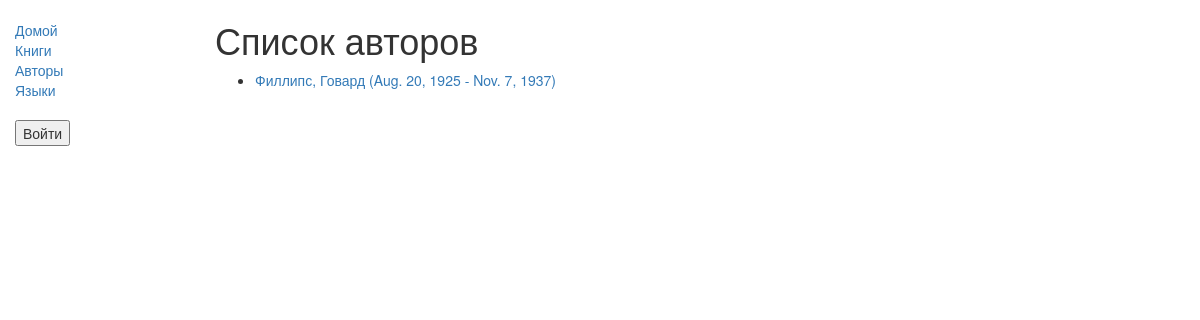
The app's page /catalog/authors/, older data.
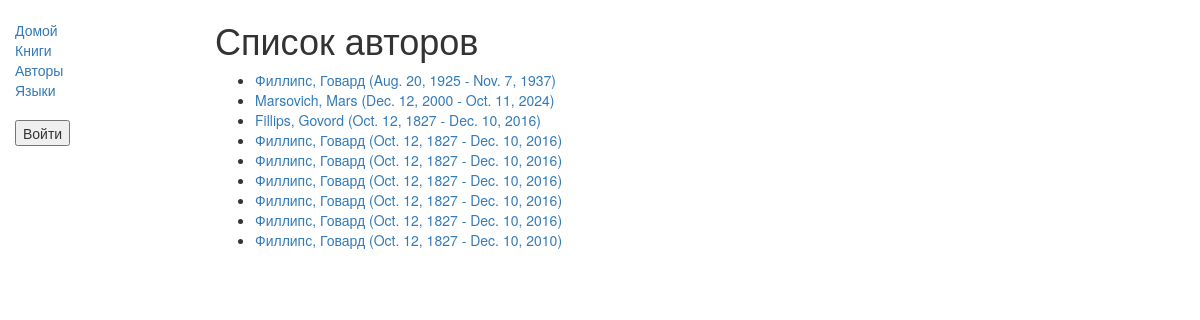
The same page, newer data.
### catalog/models.py (models this page shows)
class Author(models.Model):
    first_name = models.CharField(max_length=100)
    last_name = models.CharField(max_length=100)
    date_of_birth = models.DateField(null=True, blank=True)
    date_of_death = models.DateField('Died', null=True, blank=True)
    def get_absolute_url(self):
        return reverse('author-detail', args=[str(self.id)])
    def __str__(self):
        return '%s, %s' % (self.last_name, self.first_name)

### catalog/views.py (the view)
# urls.py: path('authors/', views.AuthorListView.as_view(), name='authors'),
class AuthorListView(generic.ListView):
    model = Author

### catalog/templates/catalog/author_list.html
{% extends "base_generic.html" %}
{% block content %}
<h1>Список авторов</h1>
{% if author_list %}
  <ul>
  {% for author in author_list %}
    <li>
      <a href="{{ author.get_absolute_url }}">
      {{ author }} ({{author.date_of_birth}} - {% if author.date_of_death %}{{author.date_of_death}}{% endif %})
      </a>
    </li>
  {% endfor %}
 </ul>
{% else %}
  <p>Нет доступных авторов.</p>
{% endif %}
{% endblock %}

Row changes from the older to the newer data that the page shows:
added Author: last_name+first_name "Marsovich, Mars", date_of_birth "Dec. 12, 2000", date_of_death "Oct. 11, 2024"
added Author: last_name+first_name "Fillips, Govord", date_of_birth "Oct. 12, 1827", date_of_death "Dec. 10, 2016"
added Author: last_name+first_name "Филлипс, Говард", date_of_birth "Oct. 12, 1827", date_of_death "Dec. 10, 2016"
added Author: last_name+first_name "Филлипс, Говард", date_of_birth "Oct. 12, 1827", date_of_death "Dec. 10, 2016"
added Author: last_name+first_name "Филлипс, Говард", date_of_birth "Oct. 12, 1827", date_of_death "Dec. 10, 2016"
added Author: last_name+first_name "Филлипс, Говард", date_of_birth "Oct. 12, 1827", date_of_death "Dec. 10, 2016"
added Author: last_name+first_name "Филлипс, Говард", date_of_birth "Oct. 12, 1827", date_of_death "Dec. 10, 2016"
added Author: last_name+first_name "Филлипс, Говард", date_of_birth "Oct. 12, 1827", date_of_death "Dec. 10, 2010"
